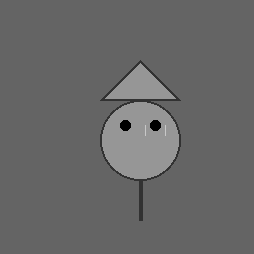
#> input picture monstruos_dibujos/Monstruo_Base.png, 254 x 254 px
$ python coloreador_cartas.py
#> lines starting #> are read from the running program, lines starting #| are printed output that depends on the picture
from PIL import Image
import os

def colorear_imagen(ruta_origen, tipo_monstruo):
    """
    Toma una imagen base y la colorea según un tipo de elemento.
    """
#> called with ruta_origen = 'monstruos_dibujos/Monstruo_Base.png', tipo_monstruo = 'Fuego'
    paletas_color = {
        'Fuego': (255, 100, 0),
        'Agua': (0, 150, 255),
        'Tierra': (139, 69, 19),
        'Viento': (173, 216, 230),
        'Luz': (255, 255, 0),
        'Oscuridad': (75, 0, 130),
        'Planta': (50, 205, 50),
        'Eléctrico': (255, 255, 50)
    }

    color_base = paletas_color.get(tipo_monstruo, (150, 150, 150))

    try:
        imagen = Image.open(ruta_origen).convert("RGB")
#> imagen is the input picture: PIL image 254x254 RGB; min 0, max 200, mean 103.4
        pixeles = imagen.load()
        ancho, alto = imagen.size
#> ancho = 254; alto = 254

        for x in range(ancho):
            for y in range(alto):
                r, g, b = pixeles[x, y]
                # Aplicamos el filtro de color si el píxel no es negro (contorno)
                if r != 0 or g != 0 or b != 0:
                    promedio = (r + g + b) // 3
                    nuevo_r = int(color_base[0] * (promedio / 255.0))
                    nuevo_g = int(color_base[1] * (promedio / 255.0))
                    nuevo_b = int(color_base[2] * (promedio / 255.0))
                    pixeles[x, y] = (nuevo_r, nuevo_g, nuevo_b)

        carpeta_destino = os.path.join("monstruos_coloreados", tipo_monstruo)
        if not os.path.exists(carpeta_destino):
            os.makedirs(carpeta_destino)

        nombre_archivo = f"monstruo_{tipo_monstruo}.png"
        ruta_guardado = os.path.join(carpeta_destino, nombre_archivo)
        imagen.save(ruta_guardado)
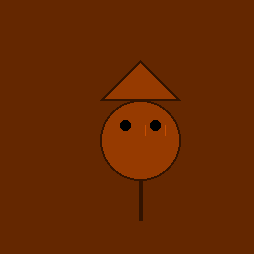
#> saved as monstruo_Fuego.png: PIL image 254x254 RGB; mean R, G, B 103.4, 40.3, 0

        print(f"Imagen para el mazo '{tipo_monstruo}' guardada en '{ruta_guardado}'")
        return ruta_guardado

    except FileNotFoundError:
        print(f"Error: No se encontró el archivo '{ruta_origen}'.")
        return None

if __name__ == "__main__":
    tipos_mazos = ['Fuego', 'Agua', 'Tierra', 'Viento', 'Luz', 'Oscuridad']
    ruta_base = os.path.join("monstruos_dibujos", "Monstruo_Base.png")
    for tipo in tipos_mazos:
        colorear_imagen(ruta_base, tipo)
